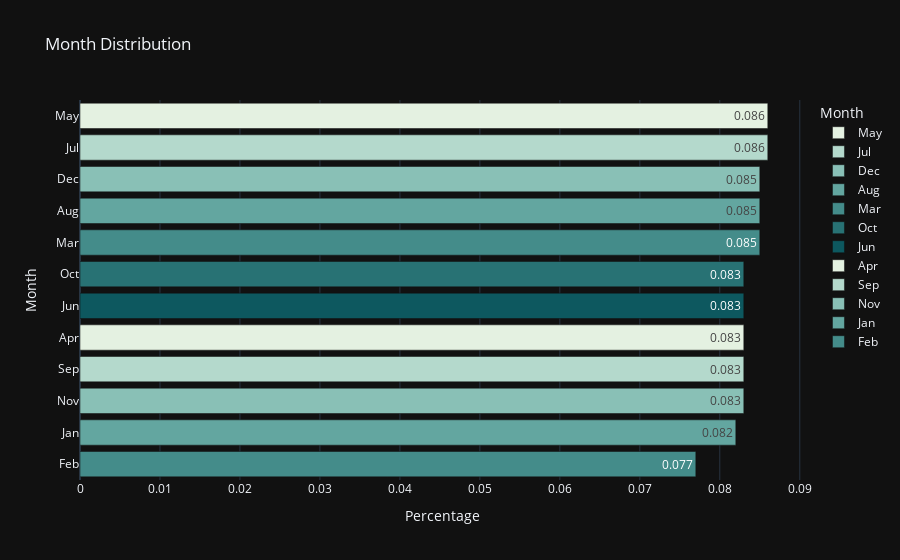

Source (notebook cell):
### Code cell
px.bar(df_month,y='month',x='percentage',title='Month Distribution',text_auto=True
        ,color='month',labels={'month':'Month','percentage':'Percentage'}
        ,template='plotly_dark',color_discrete_sequence=px.colors.sequential.Mint)

### Figure 1 — Plotly figure (JSON) as saved in the notebook; plotly's stock layout.template omitted (floating-point values rounded to 4 significant figures)
{"data": [{"alignmentgroup": "True", "hovertemplate": "Month=%{y}<br>Percentage=%{x}<extra></extra>", "legendgroup": "May", "marker": {"color": "rgb(228, 241, 225)", "pattern": {"shape": ""}}, "name": "May", "offsetgroup": "May", "orientation": "h", "showlegend": true, "textposition": "auto", "texttemplate": "%{x}", "type": "bar", "x": [0.086], "xaxis": "x", "y": ["May"], "yaxis": "y"}, {"alignmentgroup": "True", "hovertemplate": "Month=%{y}<br>Percentage=%{x}<extra></extra>", "legendgroup": "Jul", "marker": {"color": "rgb(180, 217, 204)", "pattern": {"shape": ""}}, "name": "Jul", "offsetgroup": "Jul", "orientation": "h", "showlegend": true, "textposition": "auto", "texttemplate": "%{x}", "type": "bar", "x": [0.086], "xaxis": "x", "y": ["Jul"], "yaxis": "y"}, {"alignmentgroup": "True", "hovertemplate": "Month=%{y}<br>Percentage=%{x}<extra></extra>", "legendgroup": "Dec", "marker": {"color": "rgb(137, 192, 182)", "pattern": {"shape": ""}}, "name": "Dec", "offsetgroup": "Dec", "orientation": "h", "showlegend": true, "textposition": "auto", "texttemplate": "%{x}", "type": "bar", "x": [0.085], "xaxis": "x", "y": ["Dec"], "yaxis": "y"}, {"alignmentgroup": "True", "hovertemplate": "Month=%{y}<br>Percentage=%{x}<extra></extra>", "legendgroup": "Aug", "marker": {"color": "rgb(99, 166, 160)", "pattern": {"shape": ""}}, "name": "Aug", "offsetgroup": "Aug", "orientation": "h", "showlegend": true, "textposition": "auto", "texttemplate": "%{x}", "type": "bar", "x": [0.085], "xaxis": "x", "y": ["Aug"], "yaxis": "y"}, {"alignmentgroup": "True", "hovertemplate": "Month=%{y}<br>Percentage=%{x}<extra></extra>", "legendgroup": "Mar", "marker": {"color": "rgb(68, 140, 138)", "pattern": {"shape": ""}}, "name": "Mar", "offsetgroup": "Mar", "orientation": "h", "showlegend": true, "textposition": "auto", "texttemplate": "%{x}", "type": "bar", "x": [0.085], "xaxis": "x", "y": ["Mar"], "yaxis": "y"}, {"alignmentgroup": "True", "hovertemplate": "Month=%{y}<br>Percentage=%{x}<extra></extra>", "legendgroup": "Oct", "marker": {"color": "rgb(40, 114, 116)", "pattern": {"shape": ""}}, "name": "Oct", "offsetgroup": "Oct", "orientation": "h", "showlegend": true, "textposition": "auto", "texttemplate": "%{x}", "type": "bar", "x": [0.083], "xaxis": "x", "y": ["Oct"], "yaxis": "y"}, {"alignmentgroup": "True", "hovertemplate": "Month=%{y}<br>Percentage=%{x}<extra></extra>", "legendgroup": "Jun", "marker": {"color": "rgb(13, 88, 95)", "pattern": {"shape": ""}}, "name": "Jun", "offsetgroup": "Jun", "orientation": "h", "showlegend": true, "textposition": "auto", "texttemplate": "%{x}", "type": "bar", "x": [0.083], "xaxis": "x", "y": ["Jun"], "yaxis": "y"}, {"alignmentgroup": "True", "hovertemplate": "Month=%{y}<br>Percentage=%{x}<extra></extra>", "legendgroup": "Apr", "marker": {"color": "rgb(228, 241, 225)", "pattern": {"shape": ""}}, "name": "Apr", "offsetgroup": "Apr", "orientation": "h", "showlegend": true, "textposition": "auto", "texttemplate": "%{x}", "type": "bar", "x": [0.083], "xaxis": "x", "y": ["Apr"], "yaxis": "y"}, {"alignmentgroup": "True", "hovertemplate": "Month=%{y}<br>Percentage=%{x}<extra></extra>", "legendgroup": "Sep", "marker": {"color": "rgb(180, 217, 204)", "pattern": {"shape": ""}}, "name": "Sep", "offsetgroup": "Sep", "orientation": "h", "showlegend": true, "textposition": "auto", "texttemplate": "%{x}", "type": "bar", "x": [0.083], "xaxis": "x", "y": ["Sep"], "yaxis": "y"}, {"alignmentgroup": "True", "hovertemplate": "Month=%{y}<br>Percentage=%{x}<extra></extra>", "legendgroup": "Nov", "marker": {"color": "rgb(137, 192, 182)", "pattern": {"shape": ""}}, "name": "Nov", "offsetgroup": "Nov", "orientation": "h", "showlegend": true, "textposition": "auto", "texttemplate": "%{x}", "type": "bar", "x": [0.083], "xaxis": "x", "y": ["Nov"], "yaxis": "y"}, {"alignmentgroup": "True", "hovertemplate": "Month=%{y}<br>Percentage=%{x}<extra></extra>", "legendgroup": "Jan", "marker": {"color": "rgb(99, 166, 160)", "pattern": {"shape": ""}}, "name": "Jan", "offsetgroup": "Jan", "orientation": "h", "showlegend": true, "textposition": "auto", "texttemplate": "%{x}", "type": "bar", "x": [0.082], "xaxis": "x", "y": ["Jan"], "yaxis": "y"}, {"alignmentgroup": "True", "hovertemplate": "Month=%{y}<br>Percentage=%{x}<extra></extra>", "legendgroup": "Feb", "marker": {"color": "rgb(68, 140, 138)", "pattern": {"shape": ""}}, "name": "Feb", "offsetgroup": "Feb", "orientation": "h", "showlegend": true, "textposition": "auto", "texttemplate": "%{x}", "type": "bar", "x": [0.077], "xaxis": "x", "y": ["Feb"], "yaxis": "y"}], "layout": {"barmode": "relative", "legend": {"title": {"text": "Month"}, "tracegroupgap": 0}, "title": {"text": "Month Distribution"}, "xaxis": {"anchor": "y", "domain": [0, 1], "title": {"text": "Percentage"}}, "yaxis": {"anchor": "x", "categoryarray": ["Feb", "Jan", "Nov", "Sep", "Apr", "Jun", "Oct", "Mar", "Aug", "Dec", "Jul", "May"], "categoryorder": "array", "domain": [0, 1], "title": {"text": "Month"}}}}
